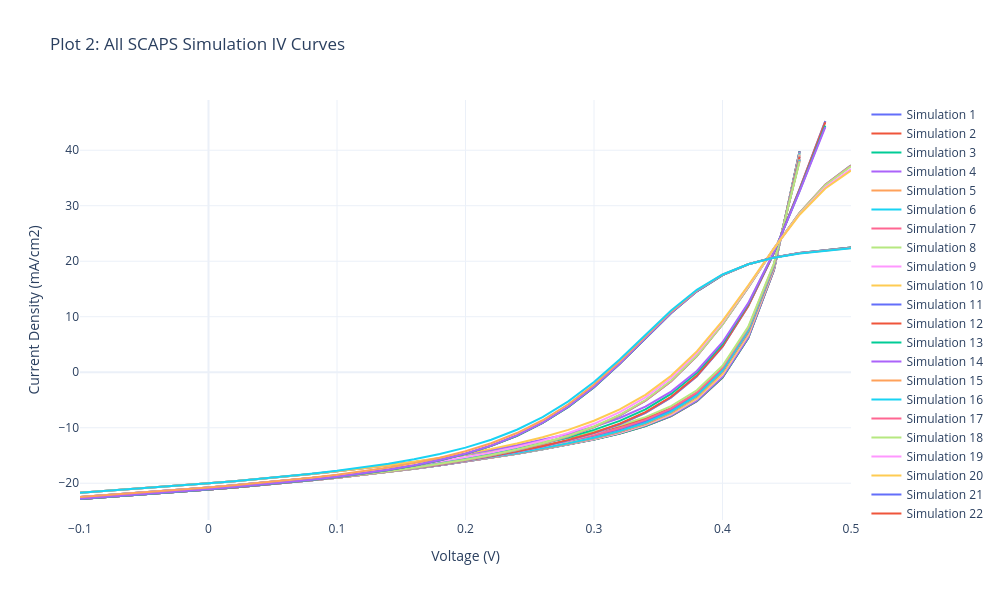

Source (notebook cell):
### Markdown cell above
## Section 3: SCAPS Simulations Overview

### What is SCAPS?
**SCAPS** (Solar Cell Capacitance Simulator) is a specialized software tool developed at Ghent University for simulating the electrical behavior of thin-film photovoltaic devices. It solves Poisson's equation and the continuity equations in a multi-layer semiconductor structure to predict device performance under certain test conditions.

### SCAPS Simulation Methodology
SCAPS performs detailed numerical simulations of solar cells by:

1. **Device Architecture Definition**: Specifies material layers, thickness, doping levels, and defect parameters
2. **Physical Parameters**: Sets electron and hole transport properties, recombination mechanisms, and optical characteristics
3. **Numerical Solution**: Solves coupled differential equations:
   - **Poisson Equation**: $\frac{d^2\phi}{dx^2} = -\frac{q}{\varepsilon_0\varepsilon_r}(p - n + N_D^+ - N_A^-)$
   - **Continuity Equations**: 
     - Electrons: $\frac{\partial n}{\partial t} = \frac{1}{q}\frac{\partial J_n}{\partial x} - (U - G)$
     - Holes: $\frac{\partial p}{\partial t} = - \frac{1}{q}\frac{\partial J_p}{\partial x} - (U - G)$

   where $\phi$ is electrostatic potential, $q$ is elementary charge, $n$ and $p$ are electron and hole concentrations, $J_n$ and $J_p$ are current densities, $G$ is generation rate, and $U$ is recombination rate.

4. **I-V Characteristics**: Calculates the J-V curve by sweeping applied voltage and computing resulting current

### Key Physical Processes in SCAPS
- **Photocurrent Generation**: Incident photons with energy > bandgap create electron-hole pairs
- **Carrier Transport**: Electrons and holes drift under electric field and diffuse down concentration gradients
- **Recombination**: Losses from multiple recombination mechanisms (radiative, Auger, defect-assisted SRH)
- **Interface Effects**: Band alignment, interfacial defects, and charge extraction barriers

### Output from SCAPS
SCAPS generates J-V curves showing current density (mA/cm²) as a function of applied voltage (V), along with derived parameters: $V_{oc}$, $J_{sc}$, and efficiency $\eta$. Multiple simulations with varied parameters (e.g., thickness, doping, defect density) help identify optimal device configurations.

In this Simulation standard conditions were used (STC: 1000 W/m², AM1.5 spectrum, 25°C).

### Code cell
# Read the SCAPS file
sim_file = "C:/Users/jp_ol/OneDrive/Ambiente de Trabalho/TESE/Data_Analysis/data/CdS3_1/CdS3_1_IV_def_e_interface_def_scaps.xlsx"
sim_df_raw = pd.read_excel(sim_file, header=None)

# Find where the parameters for each simulation start
batch_indices = sim_df_raw[sim_df_raw.apply(lambda row: row.astype(str).str.contains("Batch parameters").any(), axis=1)].index.tolist()

scaps_data = []

for idx in batch_indices:
    # 1. Extract first 2 Batch Parameters only
    batch_params = []
    for j in range(idx + 1, min(idx + 3, len(sim_df_raw))):  # Only extract 2 lines (idx+1 and idx+2)
        param_name = str(sim_df_raw.iloc[j, 0]).strip()
        param_val_raw = sim_df_raw.iloc[j, 1]
        
        # Stop if blank
        if pd.isna(param_name) or param_name == "":
            break
            
        # Try to convert to float and format in scientific notation
        try:
            param_val_float = float(param_val_raw)
            # Format as scientific notation
            param_val = f"{param_val_float:.2e}"
        except:
            param_val = str(param_val_raw).strip()
        
        batch_params.append((param_name, param_val))
    
    # Get the first param for the label
    label = f"{batch_params[0][0]} {batch_params[0][1]}" if batch_params else "Unknown"
    
    # 2. Extract IV Curves (Searching from the Voltage section until Voc is found)
    iv_rows = []
    for j in range(idx + 5, min(idx + 80, len(sim_df_raw))):
        row0 = str(sim_df_raw.iloc[j, 0]).strip()
        row1 = str(sim_df_raw.iloc[j, 1]).strip()
        if pd.isna(sim_df_raw.iloc[j, 0]) or "Voc" in row0:
            if "Voc" in row0: break
            continue # Skip empty rows
        try:
            iv_rows.append([float(row0), float(row1)])
        except ValueError:
            pass
            
    iv_df = pd.DataFrame(iv_rows, columns=['v(V)', 'jtot(mA/cm2)'])
    
    # 3. Extract Performance Parameters (Voc, Jsc, FF, eta)
    metrics_block = sim_df_raw.iloc[idx : min(idx + 80, len(sim_df_raw))]
    voc = jsc = ff = eta = np.nan
    for _, row in metrics_block.iterrows():
        col0 = str(row[0]).strip()
        val1 = str(row[1]).strip()
        if "Voc =" in col0: voc = float(val1)
        elif "Jsc =" in col0: jsc = float(val1)
        elif "FF =" in col0: ff = float(val1)
        elif "eta =" in col0: eta = float(val1)
            
    scaps_data.append({
        'label': label,
        'batch_params': batch_params,
        'v(V)': iv_df['v(V)'].values,
        'jtot(mA/cm2)': iv_df['jtot(mA/cm2)'].values,
        'Voc': voc, 'Jsc': jsc, 'FF': ff, 'eta': eta
    })

# ------------------ RESULTS TABLE ------------------
print("\n=== EXTRACTED SCAPS PARAMETERS ===")
summary_df = pd.DataFrame([{
    'ID / Simulation': d['label'], 'Voc (V)': d['Voc'], 
    'Jsc (mA/cm2)': d['Jsc'], 'FF (%)': d['FF'], 'eta (%)': d['eta']
} for d in scaps_data])
display(summary_df)

# Compute experimental limits for filtering
EXP_V_MAX = exp_data['v(V)'].max()
EXP_J_MAX = exp_data['jtot(mA/cm2)'].max()

# ------------------ PLOT 2: ALL SIMULATIONS ------------------
fig2 = go.Figure()
for i, d in enumerate(scaps_data):
    # Filter to experimental maximum limits
    mask = (d['v(V)'] <= EXP_V_MAX) & (d['jtot(mA/cm2)'] <= EXP_J_MAX)
    v_filtered = d['v(V)'][mask]
    j_filtered = d['jtot(mA/cm2)'][mask]
    
    # Text to display when hovering over the data points
    hover_text = f"<b>{d['label']}</b><br>Voc: {d['Voc']} V<br>Jsc: {d['Jsc']} mA/cm²<br>FF: {d['FF']} %<br>η: {d['eta']} %"
    
    # Name displayed in the legend (ID + Voc and eta)
    legend_name = f"Simulation {i+1}"
    
    fig2.add_trace(go.Scatter(
        x=v_filtered, y=j_filtered, mode='lines', 
        name=legend_name, hoverinfo='text', hovertext=hover_text
    ))

fig2.update_layout(
    title='Plot 2: All SCAPS Simulation IV Curves',
    xaxis_title='Voltage (V)', yaxis_title='Current Density (mA/cm2)',
    hovermode='closest', template='plotly_white', width=1000, height=600
)
fig2.show()

### Figure 1 — Plotly figure (JSON) as saved in the notebook; plotly's stock layout.template omitted (floating-point values rounded to 4 significant figures)
{"data": [{"hoverinfo": "text", "hovertext": "<b>Sb2Se3 / CdS (I1)>>Defect 1>>total density [1/cm²]: 1.00e+10</b><br>Voc: 0.403232 V<br>Jsc: 21.14379191 mA/cm²<br>FF: 42.8813 %<br>η: 3.656 %", "mode": "lines", "name": "Simulation 1", "type": "scatter", "x": [-0.1, -0.08, -0.06, -0.04, -0.02, 0.0, 0.02, 0.04, 0.06, 0.08, 0.1, 0.12, 0.14, 0.16, 0.18, 0.2, 0.22, 0.24, 0.26, 0.28, 0.3, 0.32, 0.34, 0.36, 0.38, 0.4, 0.42, 0.44, 0.46], "y": [-22.84, -22.53, -22.2, -21.86, -21.51, -21.14, -20.76, -20.36, -19.93, -19.48, -19.01, -18.5, -17.95, -17.38, -16.76, -16.1, -15.41, -14.67, -13.89, -13.05, -12.12, -11.04, -9.7, -7.885, -5.207, -0.955, 6.151, 18.4, 39.83]}, {"hoverinfo": "text", "hovertext": "<b>Sb2Se3 / CdS (I1)>>Defect 1>>total density [1/cm²]: 1.00e+10</b><br>Voc: 0.403227 V<br>Jsc: 21.14334477 mA/cm²<br>FF: 42.8797 %<br>η: 3.6557 %", "mode": "lines", "name": "Simulation 2", "type": "scatter", "x": [-0.1, -0.08, -0.06, -0.04, -0.02, 0.0, 0.02, 0.04, 0.06, 0.08, 0.1, 0.12, 0.14, 0.16, 0.18, 0.2, 0.22, 0.24, 0.26, 0.28, 0.3, 0.32, 0.34, 0.36, 0.38, 0.4, 0.42, 0.44, 0.46], "y": [-22.84, -22.53, -22.2, -21.86, -21.51, -21.14, -20.76, -20.36, -19.93, -19.48, -19.01, -18.5, -17.95, -17.37, -16.76, -16.1, -15.41, -14.67, -13.89, -13.05, -12.12, -11.04, -9.699, -7.884, -5.206, -0.9535, 6.153, 18.4, 39.83]}, {"hoverinfo": "text", "hovertext": "<b>Sb2Se3 / CdS (I1)>>Defect 1>>total density [1/cm²]: 1.00e+10</b><br>Voc: 0.403178 V<br>Jsc: 21.13888674 mA/cm²<br>FF: 42.8634 %<br>η: 3.6531 %", "mode": "lines", "name": "Simulation 3", "type": "scatter", "x": [-0.1, -0.08, -0.06, -0.04, -0.02, 0.0, 0.02, 0.04, 0.06, 0.08, 0.1, 0.12, 0.14, 0.16, 0.18, 0.2, 0.22, 0.24, 0.26, 0.28, 0.3, 0.32, 0.34, 0.36, 0.38, 0.4, 0.42, 0.44, 0.46], "y": [-22.84, -22.52, -22.2, -21.86, -21.51, -21.14, -20.76, -20.35, -19.93, -19.48, -19.0, -18.49, -17.95, -17.37, -16.75, -16.1, -15.4, -14.67, -13.88, -13.04, -12.11, -11.03, -9.687, -7.871, -5.191, -0.9384, 6.166, 18.41, 39.82]}, {"hoverinfo": "text", "hovertext": "<b>Sb2Se3 / CdS (I1)>>Defect 1>>total density [1/cm²]: 1.00e+10</b><br>Voc: 0.402757 V<br>Jsc: 21.09560392 mA/cm²<br>FF: 42.7121 %<br>η: 3.629 %", "mode": "lines", "name": "Simulation 4", "type": "scatter", "x": [-0.1, -0.08, -0.06, -0.04, -0.02, 0.0, 0.02, 0.04, 0.06, 0.08, 0.1, 0.12, 0.14, 0.16, 0.18, 0.2, 0.22, 0.24, 0.26, 0.28, 0.3, 0.32, 0.34, 0.36, 0.38, 0.4, 0.42, 0.44, 0.46], "y": [-22.8, -22.48, -22.16, -21.82, -21.46, -21.1, -20.71, -20.31, -19.88, -19.43, -18.95, -18.44, -17.89, -17.31, -16.69, -16.03, -15.34, -14.6, -13.81, -12.96, -12.02, -10.93, -9.577, -7.75, -5.063, -0.8087, 6.281, 18.47, 39.75]}, {"hoverinfo": "text", "hovertext": "<b>Sb2Se3 / CdS (I1)>>Defect 1>>total density [1/cm²]: 1.00e+10</b><br>Voc: 0.401084 V<br>Jsc: 20.76422858 mA/cm²<br>FF: 41.9153 %<br>η: 3.4908 %", "mode": "lines", "name": "Simulation 5", "type": "scatter", "x": [-0.1, -0.08, -0.06, -0.04, -0.02, 0.0, 0.02, 0.04, 0.06, 0.08, 0.1, 0.12, 0.14, 0.16, 0.18, 0.2, 0.22, 0.24, 0.26, 0.28, 0.3, 0.32, 0.34, 0.36, 0.38, 0.4, 0.42, 0.44, 0.46], "y": [-22.49, -22.17, -21.84, -21.5, -21.14, -20.76, -20.37, -19.96, -19.53, -19.07, -18.59, -18.07, -17.51, -16.92, -16.29, -15.61, -14.9, -14.14, -13.33, -12.47, -11.51, -10.4, -9.029, -7.196, -4.518, -0.3075, 6.679, 18.66, 39.54]}, {"hoverinfo": "text", "hovertext": "<b>Sb2Se3 / CdS (I1)>>Defect 1>>total density [1/cm²]: 1.00e+10</b><br>Voc: 0.399931 V<br>Jsc: 20.01876386 mA/cm²<br>FF: 41.5198 %<br>η: 3.3241 %", "mode": "lines", "name": "Simulation 6", "type": "scatter", "x": [-0.1, -0.08, -0.06, -0.04, -0.02, 0.0, 0.02, 0.04, 0.06, 0.08, 0.1, 0.12, 0.14, 0.16, 0.18, 0.2, 0.22, 0.24, 0.26, 0.28, 0.3, 0.32, 0.34, 0.36, 0.38, 0.4, 0.42, 0.44, 0.46], "y": [-21.73, -21.41, -21.09, -20.74, -20.39, -20.02, -19.63, -19.23, -18.8, -18.34, -17.86, -17.35, -16.8, -16.22, -15.6, -14.94, -14.24, -13.5, -12.71, -11.87, -10.94, -9.858, -8.528, -6.741, -4.12, 0.017, 6.905, 18.75, 39.44]}, {"hoverinfo": "text", "hovertext": "<b>Sb2Se3 / CdS (I1)>>Defect 1>>total density [1/cm²]: 5.00e+10</b><br>Voc: 0.401455 V<br>Jsc: 21.14374107 mA/cm²<br>FF: 42.8462 %<br>η: 3.6369 %", "mode": "lines", "name": "Simulation 7", "type": "scatter", "x": [-0.1, -0.08, -0.06, -0.04, -0.02, 0.0, 0.02, 0.04, 0.06, 0.08, 0.1, 0.12, 0.14, 0.16, 0.18, 0.2, 0.22, 0.24, 0.26, 0.28, 0.3, 0.32, 0.34, 0.36, 0.38, 0.4, 0.42, 0.44, 0.46], "y": [-22.84, -22.53, -22.2, -21.86, -21.51, -21.14, -20.76, -20.36, -19.93, -19.48, -19.01, -18.5, -17.95, -17.37, -16.75, -16.09, -15.39, -14.65, -13.85, -12.99, -12.03, -10.9, -9.496, -7.593, -4.802, -0.4275, 6.745, 18.8, 39.19]}, {"hoverinfo": "text", "hovertext": "<b>Sb2Se3 / CdS (I1)>>Defect 1>>total density [1/cm²]: 5.00e+10</b><br>Voc: 0.40145 V<br>Jsc: 21.14329393 mA/cm²<br>FF: 42.8446 %<br>η: 3.6366 %", "mode": "lines", "name": "Simulation 8", "type": "scatter", "x": [-0.1, -0.08, -0.06, -0.04, -0.02, 0.0, 0.02, 0.04, 0.06, 0.08, 0.1, 0.12, 0.14, 0.16, 0.18, 0.2, 0.22, 0.24, 0.26, 0.28, 0.3, 0.32, 0.34, 0.36, 0.38, 0.4, 0.42, 0.44, 0.46], "y": [-22.84, -22.53, -22.2, -21.86, -21.51, -21.14, -20.76, -20.36, -19.93, -19.48, -19.0, -18.5, -17.95, -17.37, -16.75, -16.09, -15.39, -14.65, -13.85, -12.99, -12.03, -10.9, -9.495, -7.592, -4.801, -0.426, 6.747, 18.8, 39.18]}, {"hoverinfo": "text", "hovertext": "<b>Sb2Se3 / CdS (I1)>>Defect 1>>total density [1/cm²]: 5.00e+10</b><br>Voc: 0.401401 V<br>Jsc: 21.13883591 mA/cm²<br>FF: 42.829 %<br>η: 3.6341 %", "mode": "lines", "name": "Simulation 9", "type": "scatter", "x": [-0.1, -0.08, -0.06, -0.04, -0.02, 0.0, 0.02, 0.04, 0.06, 0.08, 0.1, 0.12, 0.14, 0.16, 0.18, 0.2, 0.22, 0.24, 0.26, 0.28, 0.3, 0.32, 0.34, 0.36, 0.38, 0.4, 0.42, 0.44, 0.46], "y": [-22.84, -22.52, -22.2, -21.86, -21.51, -21.14, -20.76, -20.35, -19.93, -19.48, -19.0, -18.49, -17.95, -17.36, -16.74, -16.09, -15.38, -14.64, -13.84, -12.98, -12.02, -10.89, -9.483, -7.579, -4.786, -0.4112, 6.76, 18.8, 39.17]}, {"hoverinfo": "text", "hovertext": "<b>Sb2Se3 / CdS (I1)>>Defect 1>>total density [1/cm²]: 5.00e+10</b><br>Voc: 0.400974 V<br>Jsc: 21.09555316 mA/cm²<br>FF: 42.6838 %<br>η: 3.6105 %", "mode": "lines", "name": "Simulation 10", "type": "scatter", "x": [-0.1, -0.08, -0.06, -0.04, -0.02, 0.0, 0.02, 0.04, 0.06, 0.08, 0.1, 0.12, 0.14, 0.16, 0.18, 0.2, 0.22, 0.24, 0.26, 0.28, 0.3, 0.32, 0.34, 0.36, 0.38, 0.4, 0.42, 0.44, 0.46], "y": [-22.8, -22.48, -22.16, -21.82, -21.46, -21.1, -20.71, -20.31, -19.88, -19.43, -18.95, -18.44, -17.89, -17.31, -16.69, -16.02, -15.32, -14.57, -13.77, -12.89, -11.92, -10.79, -9.373, -7.46, -4.66, -0.2839, 6.871, 18.86, 39.1]}, {"hoverinfo": "text", "hovertext": "<b>Sb2Se3 / CdS (I1)>>Defect 1>>total density [1/cm²]: 5.00e+10</b><br>Voc: 0.399174 V<br>Jsc: 20.76417763 mA/cm²<br>FF: 41.92 %<br>η: 3.4745 %", "mode": "lines", "name": "Simulation 11", "type": "scatter", "x": [-0.1, -0.08, -0.06, -0.04, -0.02, 0.0, 0.02, 0.04, 0.06, 0.08, 0.1, 0.12, 0.14, 0.16, 0.18, 0.2, 0.22, 0.24, 0.26, 0.28, 0.3, 0.32, 0.34, 0.36, 0.38, 0.4, 0.42, 0.44, 0.46], "y": [-22.49, -22.17, -21.84, -21.5, -21.14, -20.76, -20.37, -19.96, -19.53, -19.07, -18.58, -18.06, -17.51, -16.91, -16.28, -15.6, -14.88, -14.11, -13.29, -12.4, -11.41, -10.26, -8.828, -6.909, -4.121, 0.2093, 7.258, 19.04, 38.88]}, {"hoverinfo": "text", "hovertext": "<b>Sb2Se3 / CdS (I1)>>Defect 1>>total density [1/cm²]: 5.00e+10</b><br>Voc: 0.397853 V<br>Jsc: 20.01871516 mA/cm²<br>FF: 41.5435 %<br>η: 3.3087 %", "mode": "lines", "name": "Simulation 12", "type": "scatter", "x": [-0.1, -0.08, -0.06, -0.04, -0.02, 0.0, 0.02, 0.04, 0.06, 0.08, 0.1, 0.12, 0.14, 0.16, 0.18, 0.2, 0.22, 0.24, 0.26, 0.28, 0.3, 0.32, 0.34, 0.36, 0.38, 0.4, 0.42, 0.44, 0.46], "y": [-21.73, -21.41, -21.09, -20.74, -20.39, -20.02, -19.63, -19.23, -18.8, -18.34, -17.86, -17.35, -16.8, -16.22, -15.59, -14.93, -14.22, -13.47, -12.67, -11.81, -10.84, -9.721, -8.329, -6.456, -3.726, 0.53, 7.481, 19.13, 38.78]}, {"hoverinfo": "text", "hovertext": "<b>Sb2Se3 / CdS (I1)>>Defect 1>>total density [1/cm²]: 1.00e+11</b><br>Voc: 0.399198 V<br>Jsc: 21.14367751 mA/cm²<br>FF: 42.8263 %<br>η: 3.6148 %", "mode": "lines", "name": "Simulation 13", "type": "scatter", "x": [-0.1, -0.08, -0.06, -0.04, -0.02, 0.0, 0.02, 0.04, 0.06, 0.08, 0.1, 0.12, 0.14, 0.16, 0.18, 0.2, 0.22, 0.24, 0.26, 0.28, 0.3, 0.32, 0.34, 0.36, 0.38, 0.4, 0.42, 0.44, 0.46], "y": [-22.84, -22.53, -22.2, -21.86, -21.51, -21.14, -20.76, -20.36, -19.93, -19.48, -19.0, -18.49, -17.95, -17.37, -16.74, -16.08, -15.37, -14.61, -13.8, -12.91, -11.91, -10.73, -9.243, -7.233, -4.306, 0.2119, 7.453, 19.25, 38.39]}, {"hoverinfo": "text", "hovertext": "<b>Sb2Se3 / CdS (I1)>>Defect 1>>total density [1/cm²]: 1.00e+11</b><br>Voc: 0.399192 V<br>Jsc: 21.14323038 mA/cm²<br>FF: 42.8249 %<br>η: 3.6145 %", "mode": "lines", "name": "Simulation 14", "type": "scatter", "x": [-0.1, -0.08, -0.06, -0.04, -0.02, 0.0, 0.02, 0.04, 0.06, 0.08, 0.1, 0.12, 0.14, 0.16, 0.18, 0.2, 0.22, 0.24, 0.26, 0.28, 0.3, 0.32, 0.34, 0.36, 0.38, 0.4, 0.42, 0.44, 0.46], "y": [-22.84, -22.53, -22.2, -21.86, -21.51, -21.14, -20.76, -20.36, -19.93, -19.48, -19.0, -18.49, -17.95, -17.36, -16.74, -16.08, -15.37, -14.61, -13.8, -12.91, -11.91, -10.73, -9.242, -7.232, -4.305, 0.2134, 7.454, 19.25, 38.39]}, {"hoverinfo": "text", "hovertext": "<b>Sb2Se3 / CdS (I1)>>Defect 1>>total density [1/cm²]: 1.00e+11</b><br>Voc: 0.399137 V<br>Jsc: 21.13877236 mA/cm²<br>FF: 42.8106 %<br>η: 3.612 %", "mode": "lines", "name": "Simulation 15", "type": "scatter", "x": [-0.1, -0.08, -0.06, -0.04, -0.02, 0.0, 0.02, 0.04, 0.06, 0.08, 0.1, 0.12, 0.14, 0.16, 0.18, 0.2, 0.22, 0.24, 0.26, 0.28, 0.3, 0.32, 0.34, 0.36, 0.38, 0.4, 0.42, 0.44, 0.46], "y": [-22.84, -22.52, -22.2, -21.86, -21.51, -21.14, -20.75, -20.35, -19.93, -19.48, -19.0, -18.49, -17.94, -17.36, -16.74, -16.07, -15.36, -14.6, -13.79, -12.9, -11.9, -10.72, -9.23, -7.219, -4.291, 0.2278, 7.467, 19.25, 38.38]}, {"hoverinfo": "text", "hovertext": "<b>Sb2Se3 / CdS (I1)>>Defect 1>>total density [1/cm²]: 1.00e+11</b><br>Voc: 0.39866 V<br>Jsc: 21.09548972 mA/cm²<br>FF: 42.6766 %<br>η: 3.5891 %", "mode": "lines", "name": "Simulation 16", "type": "scatter", "x": [-0.1, -0.08, -0.06, -0.04, -0.02, 0.0, 0.02, 0.04, 0.06, 0.08, 0.1, 0.12, 0.14, 0.16, 0.18, 0.2, 0.22, 0.24, 0.26, 0.28, 0.3, 0.32, 0.34, 0.36, 0.38, 0.4, 0.42, 0.44, 0.46], "y": [-22.8, -22.48, -22.16, -21.82, -21.46, -21.1, -20.71, -20.31, -19.88, -19.43, -18.95, -18.44, -17.89, -17.3, -16.68, -16.01, -15.29, -14.53, -13.71, -12.82, -11.81, -10.62, -9.121, -7.101, -4.166, 0.3521, 7.573, 19.31, 38.3]}, {"hoverinfo": "text", "hovertext": "<b>Sb2Se3 / CdS (I1)>>Defect 1>>total density [1/cm²]: 1.00e+11</b><br>Voc: 0.396735 V<br>Jsc: 20.76411518 mA/cm²<br>FF: 41.9473 %<br>η: 3.4556 %", "mode": "lines", "name": "Simulation 17", "type": "scatter", "x": [-0.1, -0.08, -0.06, -0.04, -0.02, 0.0, 0.02, 0.04, 0.06, 0.08, 0.1, 0.12, 0.14, 0.16, 0.18, 0.2, 0.22, 0.24, 0.26, 0.28, 0.3, 0.32, 0.34, 0.36, 0.38, 0.4, 0.42, 0.44, 0.46], "y": [-22.49, -22.17, -21.84, -21.5, -21.14, -20.76, -20.37, -19.96, -19.53, -19.07, -18.58, -18.06, -17.5, -16.91, -16.27, -15.59, -14.86, -14.08, -13.24, -12.32, -11.3, -10.09, -8.58, -6.555, -3.634, 0.8355, 7.948, 19.47, 38.08]}, {"hoverinfo": "text", "hovertext": "<b>Sb2Se3 / CdS (I1)>>Defect 1>>total density [1/cm²]: 1.00e+11</b><br>Voc: 0.39538 V<br>Jsc: 20.01865496 mA/cm²<br>FF: 41.5761 %<br>η: 3.2907 %", "mode": "lines", "name": "Simulation 18", "type": "scatter", "x": [-0.1, -0.08, -0.06, -0.04, -0.02, 0.0, 0.02, 0.04, 0.06, 0.08, 0.1, 0.12, 0.14, 0.16, 0.18, 0.2, 0.22, 0.24, 0.26, 0.28, 0.3, 0.32, 0.34, 0.36, 0.38, 0.4, 0.42, 0.44, 0.46], "y": [-21.73, -21.41, -21.09, -20.74, -20.39, -20.02, -19.63, -19.23, -18.8, -18.34, -17.86, -17.35, -16.8, -16.21, -15.58, -14.91, -14.2, -13.44, -12.62, -11.73, -10.73, -9.552, -8.082, -6.105, -3.243, 1.151, 8.165, 19.55, 37.98]}, {"hoverinfo": "text", "hovertext": "<b>Sb2Se3 / CdS (I1)>>Defect 1>>total density [1/cm²]: 5.00e+11</b><br>Voc: 0.383078 V<br>Jsc: 21.1431691 mA/cm²<br>FF: 42.9524 %<br>η: 3.4789 %", "mode": "lines", "name": "Simulation 19", "type": "scatter", "x": [-0.1, -0.08, -0.06, -0.04, -0.02, 0.0, 0.02, 0.04, 0.06, 0.08, 0.1, 0.12, 0.14, 0.16, 0.18, 0.2, 0.22, 0.24, 0.26, 0.28, 0.3, 0.32, 0.34, 0.36, 0.38, 0.4, 0.42, 0.44, 0.46, 0.48], "y": [-22.84, -22.53, -22.2, -21.86, -21.51, -21.14, -20.76, -20.36, -19.93, -19.48, -18.99, -18.48, -17.92, -17.32, -16.67, -15.96, -15.19, -14.34, -13.38, -12.28, -10.98, -9.379, -7.313, -4.543, -0.7215, 4.602, 11.91, 21.47, 33.0, 45.27]}, {"hoverinfo": "text", "hovertext": "<b>Sb2Se3 / CdS (I1)>>Defect 1>>total density [1/cm²]: 5.00e+11</b><br>Voc: 0.383073 V<br>Jsc: 21.14272197 mA/cm²<br>FF: 42.9513 %<br>η: 3.4787 %", "mode": "lines", "name": "Simulation 20", "type": "scatter", "x": [-0.1, -0.08, -0.06, -0.04, -0.02, 0.0, 0.02, 0.04, 0.06, 0.08, 0.1, 0.12, 0.14, 0.16, 0.18, 0.2, 0.22, 0.24, 0.26, 0.28, 0.3, 0.32, 0.34, 0.36, 0.38, 0.4, 0.42, 0.44, 0.46, 0.48], "y": [-22.84, -22.53, -22.2, -21.86, -21.51, -21.14, -20.76, -20.36, -19.93, -19.48, -18.99, -18.48, -17.92, -17.32, -16.67, -15.96, -15.19, -14.34, -13.38, -12.28, -10.98, -9.378, -7.312, -4.542, -0.7202, 4.603, 11.91, 21.47, 33.0, 45.26]}, {"hoverinfo": "text", "hovertext": "<b>Sb2Se3 / CdS (I1)>>Defect 1>>total density [1/cm²]: 5.00e+11</b><br>Voc: 0.383021 V<br>Jsc: 21.13826404 mA/cm²<br>FF: 42.9401 %<br>η: 3.4766 %", "mode": "lines", "name": "Simulation 21", "type": "scatter", "x": [-0.1, -0.08, -0.06, -0.04, -0.02, 0.0, 0.02, 0.04, 0.06, 0.08, 0.1, 0.12, 0.14, 0.16, 0.18, 0.2, 0.22, 0.24, 0.26, 0.28, 0.3, 0.32, 0.34, 0.36, 0.38, 0.4, 0.42, 0.44, 0.46, 0.48], "y": [-22.84, -22.52, -22.2, -21.86, -21.51, -21.14, -20.75, -20.35, -19.92, -19.47, -18.99, -18.47, -17.92, -17.31, -16.66, -15.96, -15.18, -14.33, -13.37, -12.27, -10.97, -9.368, -7.3, -4.529, -0.7078, 4.614, 11.92, 21.47, 32.99, 45.24]}, {"hoverinfo": "text", "hovertext": "<b>Sb2Se3 / CdS (I1)>>Defect 1>>total density [1/cm²]: 5.00e+11</b><br>Voc: 0.382565 V<br>Jsc: 21.09498217 mA/cm²<br>FF: 42.8341 %<br>η: 3.4568 %", "mode": "lines", "name": "Simulation 22", "type": "scatter", "x": [-0.1, -0.08, -0.06, -0.04, -0.02, 0.0, 0.02, 0.04, 0.06, 0.08, 0.1, 0.12, 0.14, 0.16, 0.18, 0.2, 0.22, 0.24, 0.26, 0.28, 0.3, 0.32, 0.34, 0.36, 0.38, 0.4, 0.42, 0.44, 0.46, 0.48], "y": [-22.8, -22.48, -22.16, -21.82, -21.46, -21.09, -20.71, -20.3, -19.88, -19.42, -18.94, -18.42, -17.86, -17.26, -16.6, -15.89, -15.12, -14.26, -13.3, -12.19, -10.88, -9.271, -7.197, -4.421, -0.5982, 4.717, 11.99, 21.5, 32.92, 45.04]}, {"hoverinfo": "text", "hovertext": "<b>Sb2Se3 / CdS (I1)>>Defect 1>>total density [1/cm²]: 5.00e+11</b><br>Voc: 0.380531 V<br>Jsc: 20.76361394 mA/cm²<br>FF: 42.2333 %<br>η: 3.3369 %", "mode": "lines", "name": "Simulation 23", "type": "scatter", "x": [-0.1, -0.08, -0.06, -0.04, -0.02, 0.0, 0.02, 0.04, 0.06, 0.08, 0.1, 0.12, 0.14, 0.16, 0.18, 0.2, 0.22, 0.24, 0.26, 0.28, 0.3, 0.32, 0.34, 0.36, 0.38, 0.4, 0.42, 0.44, 0.46, 0.48], "y": [-22.49, -22.17, -21.84, -21.49, -21.14, -20.76, -20.37, -19.96, -19.53, -19.07, -18.57, -18.05, -17.48, -16.86, -16.2, -15.47, -14.68, -13.81, -12.83, -11.71, -10.38, -8.76, -6.681, -3.912, -0.1205, 5.125, 12.27, 21.57, 32.7, 44.44]}, {"hoverinfo": "text", "hovertext": "<b>Sb2Se3 / CdS (I1)>>Defect 1>>total density [1/cm²]: 5.00e+11</b><br>Voc: 0.378863 V<br>Jsc: 20.01816522 mA/cm²<br>FF: 41.9119 %<br>η: 3.1787 %", "mode": "lines", "name": "Simulation 24", "type": "scatter", "x": [-0.1, -0.08, -0.06, -0.04, -0.02, 0.0, 0.02, 0.04, 0.06, 0.08, 0.1, 0.12, 0.14, 0.16, 0.18, 0.2, 0.22, 0.24, 0.26, 0.28, 0.3, 0.32, 0.34, 0.36, 0.38, 0.4, 0.42, 0.44, 0.46, 0.48], "y": [-21.73, -21.41, -21.09, -20.74, -20.39, -20.02, -19.63, -19.22, -18.79, -18.34, -17.85, -17.33, -16.77, -16.17, -15.51, -14.8, -14.03, -13.17, -12.21, -11.12, -9.826, -8.238, -6.202, -3.487, 0.239, 5.403, 12.45, 21.62, 32.58, 44.14]}, {"hoverinfo": "text", "hovertext": "<b>Sb2Se3 / CdS (I1)>>Defect 1>>total density [1/cm²]: 1.00e+12</b><br>Voc: 0.367667 V<br>Jsc: 21.14253361 mA/cm²<br>FF: 43.2803 %<br>η: 3.3644 %", "mode": "lines", "name": "Simulation 25", "type": "scatter", "x": [-0.1, -0.08, -0.06, -0.04, -0.02, 0.0, 0.02, 0.04, 0.06, 0.08, 0.1, 0.12, 0.14, 0.16, 0.18, 0.2, 0.22, 0.24, 0.26, 0.28, 0.3, 0.32, 0.34, 0.36, 0.38, 0.4, 0.42, 0.44, 0.46, 0.48, 0.5], "y": [-22.84, -22.53, -22.2, -21.86, -21.51, -21.14, -20.76, -20.35, -19.93, -19.47, -18.98, -18.46, -17.89, -17.27, -16.58, -15.82, -14.97, -14.0, -12.87, -11.52, -9.875, -7.796, -5.115, -1.615, 2.917, 8.596, 15.26, 22.29, 28.73, 33.79, 37.27]}, {"hoverinfo": "text", "hovertext": "<b>Sb2Se3 / CdS (I1)>>Defect 1>>total density [1/cm²]: 1.00e+12</b><br>Voc: 0.367662 V<br>Jsc: 21.14208649 mA/cm²<br>FF: 43.2793 %<br>η: 3.3642 %", "mode": "lines", "name": "Simulation 26", "type": "scatter", "x": [-0.1, -0.08, -0.06, -0.04, -0.02, 0.0, 0.02, 0.04, 0.06, 0.08, 0.1, 0.12, 0.14, 0.16, 0.18, 0.2, 0.22, 0.24, 0.26, 0.28, 0.3, 0.32, 0.34, 0.36, 0.38, 0.4, 0.42, 0.44, 0.46, 0.48, 0.5], "y": [-22.84, -22.53, -22.2, -21.86, -21.51, -21.14, -20.76, -20.35, -19.93, -19.47, -18.98, -18.46, -17.89, -17.27, -16.58, -15.82, -14.97, -14.0, -12.87, -11.52, -9.874, -7.795, -5.114, -1.614, 2.918, 8.597, 15.26, 22.29, 28.73, 33.79, 37.26]}, {"hoverinfo": "text", "hovertext": "<b>Sb2Se3 / CdS (I1)>>Defect 1>>total density [1/cm²]: 1.00e+12</b><br>Voc: 0.367613 V<br>Jsc: 21.13762865 mA/cm²<br>FF: 43.27 %<br>η: 3.3623 %", "mode": "lines", "name": "Simulation 27", "type": "scatter", "x": [-0.1, -0.08, -0.06, -0.04, -0.02, 0.0, 0.02, 0.04, 0.06, 0.08, 0.1, 0.12, 0.14, 0.16, 0.18, 0.2, 0.22, 0.24, 0.26, 0.28, 0.3, 0.32, 0.34, 0.36, 0.38, 0.4, 0.42, 0.44, 0.46, 0.48, 0.5], "y": [-22.84, -22.52, -22.2, -21.86, -21.51, -21.14, -20.75, -20.35, -19.92, -19.47, -18.98, -18.45, -17.88, -17.26, -16.57, -15.81, -14.96, -13.99, -12.86, -11.51, -9.865, -7.785, -5.103, -1.604, 2.929, 8.606, 15.26, 22.29, 28.73, 33.78, 37.25]}, {"hoverinfo": "text", "hovertext": "<b>Sb2Se3 / CdS (I1)>>Defect 1>>total density [1/cm²]: 1.00e+12</b><br>Voc: 0.367172 V<br>Jsc: 21.09434774 mA/cm²<br>FF: 43.1819 %<br>η: 3.3445 %", "mode": "lines", "name": "Simulation 28", "type": "scatter", "x": [-0.1, -0.08, -0.06, -0.04, -0.02, 0.0, 0.02, 0.04, 0.06, 0.08, 0.1, 0.12, 0.14, 0.16, 0.18, 0.2, 0.22, 0.24, 0.26, 0.28, 0.3, 0.32, 0.34, 0.36, 0.38, 0.4, 0.42, 0.44, 0.46, 0.48, 0.5], "y": [-22.8, -22.48, -22.16, -21.82, -21.46, -21.09, -20.71, -20.3, -19.87, -19.42, -18.93, -18.4, -17.83, -17.2, -16.52, -15.75, -14.89, -13.92, -12.78, -11.43, -9.778, -7.693, -5.007, -1.506, 3.022, 8.685, 15.31, 22.29, 28.67, 33.68, 37.1]}, {"hoverinfo": "text", "hovertext": "<b>Sb2Se3 / CdS (I1)>>Defect 1>>total density [1/cm²]: 1.00e+12</b><br>Voc: 0.365078 V<br>Jsc: 20.76298621 mA/cm²<br>FF: 42.6686 %<br>η: 3.2343 %", "mode": "lines", "name": "Simulation 29", "type": "scatter", "x": [-0.1, -0.08, -0.06, -0.04, -0.02, 0.0, 0.02, 0.04, 0.06, 0.08, 0.1, 0.12, 0.14, 0.16, 0.18, 0.2, 0.22, 0.24, 0.26, 0.28, 0.3, 0.32, 0.34, 0.36, 0.38, 0.4, 0.42, 0.44, 0.46, 0.48, 0.5], "y": [-22.49, -22.17, -21.84, -21.49, -21.14, -20.76, -20.37, -19.96, -19.52, -19.06, -18.56, -18.03, -17.45, -16.81, -16.11, -15.33, -14.46, -13.47, -12.32, -10.96, -9.292, -7.202, -4.521, -1.042, 3.436, 9.012, 15.51, 22.31, 28.49, 33.32, 36.61]}, {"hoverinfo": "text", "hovertext": "<b>Sb2Se3 / CdS (I1)>>Defect 1>>total density [1/cm²]: 1.00e+12</b><br>Voc: 0.363242 V<br>Jsc: 20.01755475 mA/cm²<br>FF: 42.3824 %<br>η: 3.0817 %", "mode": "lines", "name": "Simulation 30", "type": "scatter", "x": [-0.1, -0.08, -0.06, -0.04, -0.02, 0.0, 0.02, 0.04, 0.06, 0.08, 0.1, 0.12, 0.14, 0.16, 0.18, 0.2, 0.22, 0.24, 0.26, 0.28, 0.3, 0.32, 0.34, 0.36, 0.38, 0.4, 0.42, 0.44, 0.46, 0.48, 0.5], "y": [-21.73, -21.41, -21.09, -20.74, -20.39, -20.02, -19.63, -19.22, -18.79, -18.33, -17.84, -17.31, -16.74, -16.11, -15.43, -14.66, -13.81, -12.84, -11.71, -10.38, -8.746, -6.697, -4.065, -0.647, 3.758, 9.243, 15.63, 22.31, 28.39, 33.11, 36.34]}, {"hoverinfo": "text", "hovertext": "<b>Sb2Se3 / CdS (I1)>>Defect 1>>total density [1/cm²]: 5.00e+12</b><br>Voc: 0.313141 V<br>Jsc: 21.13745064 mA/cm²<br>FF: 44.5461 %<br>η: 2.9485 %", "mode": "lines", "name": "Simulation 31", "type": "scatter", "x": [-0.1, -0.08, -0.06, -0.04, -0.02, 0.0, 0.02, 0.04, 0.06, 0.08, 0.1, 0.12, 0.14, 0.16, 0.18, 0.2, 0.22, 0.24, 0.26, 0.28, 0.3, 0.32, 0.34, 0.36, 0.38, 0.4, 0.42, 0.44, 0.46, 0.48, 0.5], "y": [-22.84, -22.53, -22.2, -21.86, -21.51, -21.14, -20.75, -20.34, -19.9, -19.42, -18.89, -18.3, -17.62, -16.83, -15.88, -14.71, -13.27, -11.45, -9.145, -6.25, -2.688, 1.512, 6.119, 10.66, 14.58, 17.51, 19.46, 20.69, 21.48, 22.04, 22.46]}, {"hoverinfo": "text", "hovertext": "<b>Sb2Se3 / CdS (I1)>>Defect 1>>total density [1/cm²]: 5.00e+12</b><br>Voc: 0.313138 V<br>Jsc: 21.1370036 mA/cm²<br>FF: 44.5455 %<br>η: 2.9484 %", "mode": "lines", "name": "Simulation 32", "type": "scatter", "x": [-0.1, -0.08, -0.06, -0.04, -0.02, 0.0, 0.02, 0.04, 0.06, 0.08, 0.1, 0.12, 0.14, 0.16, 0.18, 0.2, 0.22, 0.24, 0.26, 0.28, 0.3, 0.32, 0.34, 0.36, 0.38, 0.4, 0.42, 0.44, 0.46, 0.48, 0.5], "y": [-22.84, -22.53, -22.2, -21.86, -21.51, -21.14, -20.75, -20.34, -19.9, -19.42, -18.89, -18.3, -17.62, -16.83, -15.88, -14.71, -13.27, -11.45, -9.145, -6.249, -2.687, 1.513, 6.119, 10.66, 14.58, 17.51, 19.46, 20.69, 21.48, 22.04, 22.46]}, {"hoverinfo": "text", "hovertext": "<b>Sb2Se3 / CdS (I1)>>Defect 1>>total density [1/cm²]: 5.00e+12</b><br>Voc: 0.313105 V<br>Jsc: 21.13254656 mA/cm²<br>FF: 44.5394 %<br>η: 2.947 %", "mode": "lines", "name": "Simulation 33", "type": "scatter", "x": [-0.1, -0.08, -0.06, -0.04, -0.02, 0.0, 0.02, 0.04, 0.06, 0.08, 0.1, 0.12, 0.14, 0.16, 0.18, 0.2, 0.22, 0.24, 0.26, 0.28, 0.3, 0.32, 0.34, 0.36, 0.38, 0.4, 0.42, 0.44, 0.46, 0.48, 0.5], "y": [-22.84, -22.52, -22.19, -21.86, -21.5, -21.13, -20.74, -20.33, -19.89, -19.41, -18.89, -18.29, -17.62, -16.82, -15.87, -14.71, -13.26, -11.44, -9.137, -6.242, -2.68, 1.52, 6.125, 10.67, 14.58, 17.51, 19.46, 20.69, 21.48, 22.04, 22.46]}, {"hoverinfo": "text", "hovertext": "<b>Sb2Se3 / CdS (I1)>>Defect 1>>total density [1/cm²]: 5.00e+12</b><br>Voc: 0.312803 V<br>Jsc: 21.08927334 mA/cm²<br>FF: 44.4824 %<br>η: 2.9344 %", "mode": "lines", "name": "Simulation 34", "type": "scatter", "x": [-0.1, -0.08, -0.06, -0.04, -0.02, 0.0, 0.02, 0.04, 0.06, 0.08, 0.1, 0.12, 0.14, 0.16, 0.18, 0.2, 0.22, 0.24, 0.26, 0.28, 0.3, 0.32, 0.34, 0.36, 0.38, 0.4, 0.42, 0.44, 0.46, 0.48, 0.5], "y": [-22.8, -22.48, -22.15, -21.81, -21.46, -21.09, -20.7, -20.29, -19.84, -19.36, -18.84, -18.24, -17.56, -16.77, -15.81, -14.65, -13.2, -11.37, -9.07, -6.173, -2.612, 1.582, 6.179, 10.71, 14.61, 17.52, 19.46, 20.68, 21.47, 22.02, 22.45]}, {"hoverinfo": "text", "hovertext": "<b>Sb2Se3 / CdS (I1)>>Defect 1>>total density [1/cm²]: 5.00e+12</b><br>Voc: 0.31108 V<br>Jsc: 20.75797055 mA/cm²<br>FF: 44.1444 %<br>η: 2.8506 %", "mode": "lines", "name": "Simulation 35", "type": "scatter", "x": [-0.1, -0.08, -0.06, -0.04, -0.02, 0.0, 0.02, 0.04, 0.06, 0.08, 0.1, 0.12, 0.14, 0.16, 0.18, 0.2, 0.22, 0.24, 0.26, 0.28, 0.3, 0.32, 0.34, 0.36, 0.38, 0.4, 0.42, 0.44, 0.46, 0.48, 0.5], "y": [-22.49, -22.17, -21.84, -21.49, -21.13, -20.76, -20.36, -19.94, -19.49, -19.01, -18.47, -17.87, -17.18, -16.38, -15.41, -14.24, -12.78, -10.96, -8.652, -5.765, -2.226, 1.929, 6.465, 10.92, 14.73, 17.57, 19.46, 20.65, 21.42, 21.96, 22.39]}, {"hoverinfo": "text", "hovertext": "<b>Sb2Se3 / CdS (I1)>>Defect 1>>total density [1/cm²]: 5.00e+12</b><br>Voc: 0.309062 V<br>Jsc: 20.01266808 mA/cm²<br>FF: 43.9543 %<br>η: 2.7186 %", "mode": "lines", "name": "Simulation 36", "type": "scatter", "x": [-0.1, -0.08, -0.06, -0.04, -0.02, 0.0, 0.02, 0.04, 0.06, 0.08, 0.1, 0.12, 0.14, 0.16, 0.18, 0.2, 0.22, 0.24, 0.26, 0.28, 0.3, 0.32, 0.34, 0.36, 0.38, 0.4, 0.42, 0.44, 0.46, 0.48, 0.5], "y": [-21.73, -21.41, -21.08, -20.74, -20.39, -20.01, -19.62, -19.21, -18.76, -18.28, -17.75, -17.16, -16.48, -15.69, -14.74, -13.59, -12.16, -10.36, -8.094, -5.254, -1.775, 2.307, 6.759, 11.12, 14.85, 17.62, 19.46, 20.62, 21.38, 21.91, 22.33]}], "layout": {"height": 600, "hovermode": "closest", "title": {"text": "Plot 2: All SCAPS Simulation IV Curves"}, "width": 1000, "xaxis": {"title": {"text": "Voltage (V)"}}, "yaxis": {"title": {"text": "Current Density (mA/cm2)"}}}}
